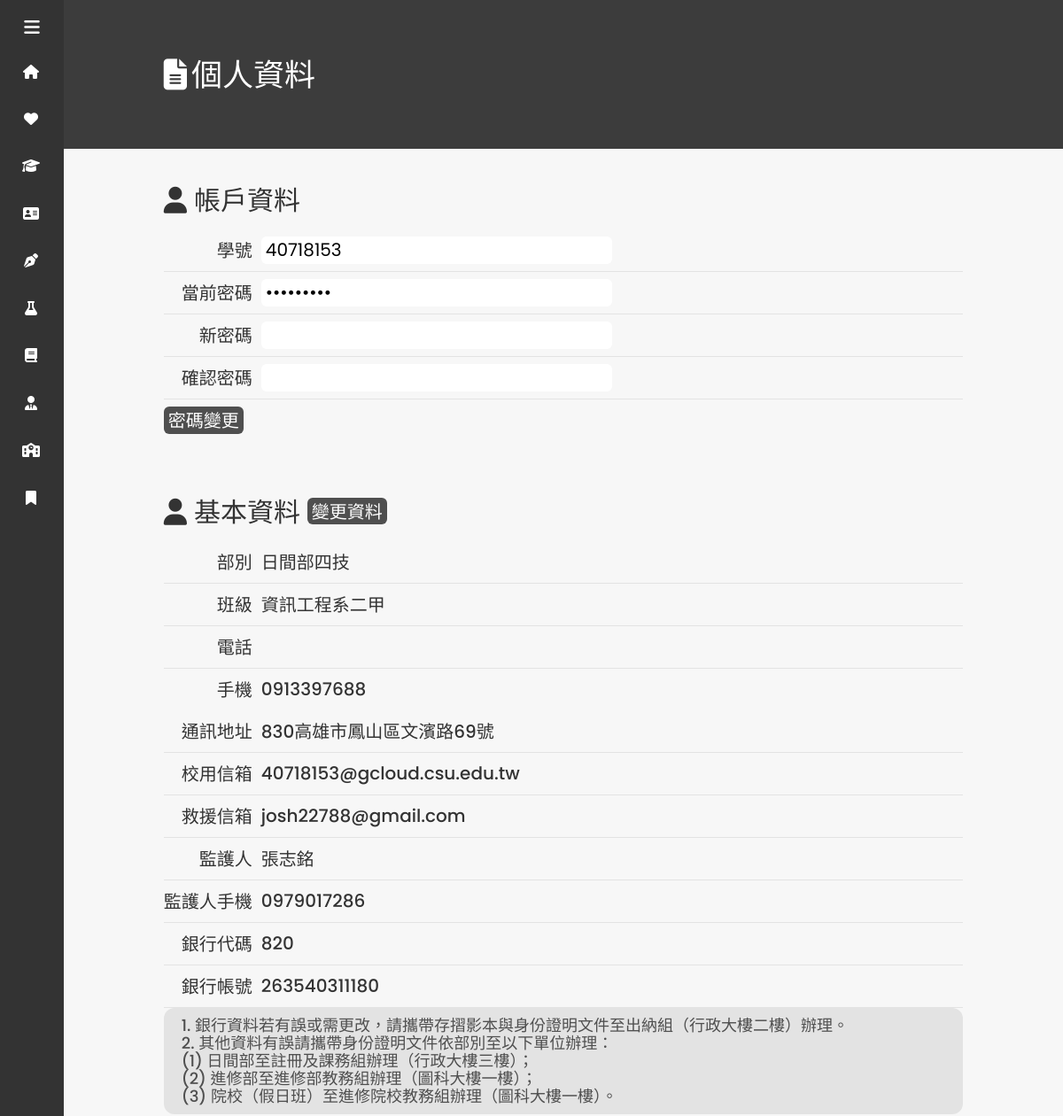
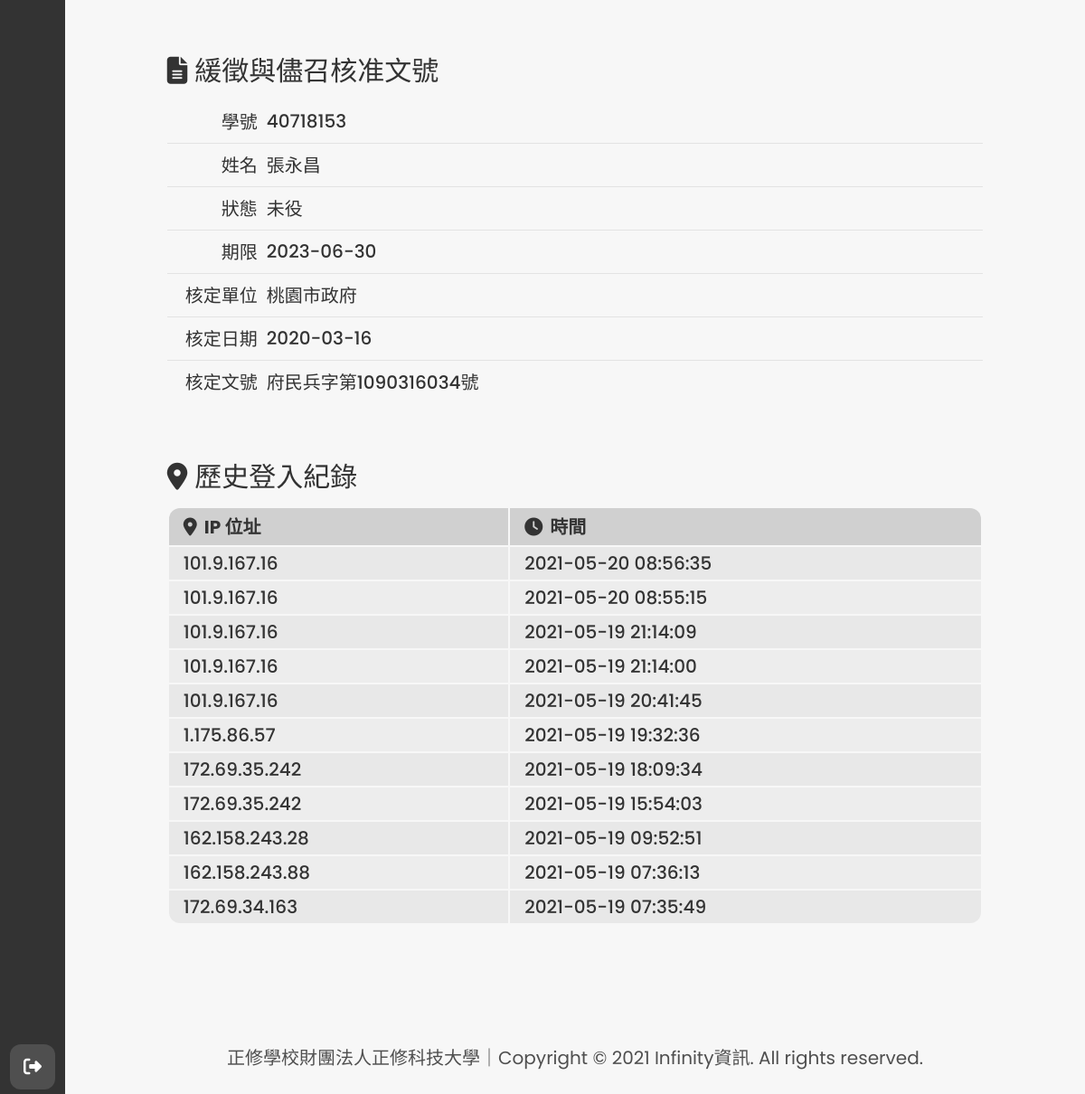
Page /st_profile.php (signed in) on the committed database (2 pictures, top to bottom).
### tables this page shows
CREATE TABLE `users` (
  `id` int(11) NOT NULL,
  `password` varchar(30) NOT NULL,
  `remember` int(11) NOT NULL DEFAULT 0
);

CREATE TABLE `students` (
  `id` int(11) NOT NULL,
  `name` varchar(10) NOT NULL,
  `gender` varchar(5) NOT NULL,
  `identity` varchar(10) NOT NULL,
  `department1` varchar(10) NOT NULL,
  `department2` varchar(15) NOT NULL,
  `grade` varchar(2) NOT NULL,
  `class` varchar(2) NOT NULL,
  `phone` varchar(10) DEFAULT NULL,
  `mobile` varchar(15) NOT NULL,
  `postal` int(11) NOT NULL,
  `address` varchar(50) NOT NULL,
  `email_s` varchar(30) NOT NULL,
  `email_p` varchar(30) DEFAULT NULL,
  `bank_id` int(11) DEFAULT NULL,
  `bank_account` varchar(20) DEFAULT NULL,
  `guardian` varchar(10) NOT NULL,
  `g_mobile` varchar(15) NOT NULL,
  `head` varchar(20) NOT NULL
);

CREATE TABLE `military` (
  `id` int(11) NOT NULL,
  `name` varchar(10) NOT NULL,
  `status` varchar(10) NOT NULL,
  `deadline` date DEFAULT NULL,
  `unit` varchar(20) NOT NULL,
  `date` date NOT NULL,
  `document` varchar(20) NOT NULL
);

### dbtools.inc.php (called while the page is built, shortened)
<?php
    function execute_sql($link, $database, $sql) {
        mysqli_select_db($link, $database) or die("開啟資料庫失敗：".mysqli_error($link));
        $result = mysqli_query($link, $sql);
        return $result;
    }
?>

### st_profile.php (the view, shortened to what this page needs)
<?php
  require_once("dbtools.inc.php");
  $id = $_COOKIE["user"];
  $link = create_connection();
  $sql = "SELECT * FROM `users` WHERE `id` = '{$id}'";
  $result = execute_sql($link, "csu_portal", $sql);
  while ($row = mysqli_fetch_assoc($result)) {
    $password = $row["password"];
  }
?>
<!DOCTYPE html>
<html lang="zh-tw">
  <head>
    <link rel="stylesheet" href="assets/css/st_profile.css">
    <link rel="stylesheet" href="assets/css/description.css">
  </head>
  <body>
    <?php include_once "sidebar.php"; ?>
    <div class="home_content">
      <header>
        <i class="fas fa-file-alt"></i>個人資料
      </header>
      <div class="text">
        <div class="table_title"><i class="fas fa-user"></i>帳戶資料</div>
        <section class="form">
          <form class="" action="<?php echo htmlspecialchars($_SERVER["PHP_SELF"]);?>" method="post">
            <div class="field">
              <label class="item">學號</label>
              <input type="text" name="id" value="<?php echo $id; ?>" readonly>
            </div>
            <div class="field input">
              <label class="item">當前密碼</label>
              <input type="password" name="password" value="<?php echo $password; ?>" readonly>
            </div>
            <div class="field input">
              <label class="item">新密碼</label>
              <input type="password" name="new_pwd" value="" style="ime-mode: disabled">
            </div>
            <div class="field input">
              <label class="item">確認密碼</label>
              <input type="password" name="pwd_confirm" value="" style="ime-mode: disabled">
            </div>
            <div class="field button">
              <input type="submit" name="submit" value="密碼變更">
            </div>
          </form>
        </section>
      </div>
      <?php
        require_once("dbtools.inc.php");
        $id = $_COOKIE["user"];
        $link = create_connection();
        $sql = "SELECT * FROM `students` WHERE `id` = '{$id}'";
        $result = execute_sql($link, "csu_portal", $sql);
        while ($row = mysqli_fetch_assoc($result)) {
          $department1 = $row["department1"];
          $department2 = $row["department2"];
          $grade = $row["grade"];
          $class = $row["class"];
          $mobile = $row["mobile"];
          $postal = $row["postal"];
          $address = $row["address"];
          $email_s = $row["email_s"];
          $email_p = $row["email_p"];
          $bank_id = $row["bank_id"];
          $bank_account = $row["bank_account"];
          $guardian = $row["guardian"];
          $g_mobile = $row["g_mobile"];
        }
      ?>
      <div class="text">
        <div class="table_title"><i class="fas fa-user"></i>基本資料 <button class="modify" onclick="location.href='modify.php'">變更資料</button></div>
        <form class="" action="#" method="post">
          <div class="field">
            <div class="item">部別</div>
            <div class="content"><?php echo $department1 ?></div>
          </div>
          <div class="field">
            <div class="item">班級</div>
            <div class="content"><?php echo $department2.$grade.$class ?></div>
          </div>
          <div class="field">
            <div class="item">電話</div>
          </div>
          <div class="field">
            <form class="" action="mobile_update.php" method="post">
              <div class="item">手機</div>
              <div class="content"><?php echo $mobile ?></div>
            </form>
          </div>
          <div class="field">
            <div class="item">通訊地址</div>
            <div class="content"><?php echo $postal.$address ?></div>
          </div>
          <div class="field">
            <div class="item">校用信箱</div>
            <div class="content"><?php echo $email_s ?></div>
          </div>
          <div class="field">
            <div class="item">救援信箱</div>
            <div class="content"><?php echo $email_p ?></div>
          </div>
          <div class="field">
            <div class="item">監護人</div>
            <div class="content"><?php echo $guardian ?></div>
          </div>
          <div class="field">
            <div class="item">監護人手機</div>
            <div class="content"><?php echo $g_mobile ?></div>
          </div>
          <div class="field">
            <div class="item">銀行代碼</div>
            <div class="content"><?php echo $bank_id ?></div>
          </div>
          <div class="field">
            <div class="item">銀行帳號</div>
            <div class="content"><?php echo $bank_account ?></div>
          </div>
        </form>
        <div class="description">
          1. 銀行資料若有誤或需更改，請攜帶存摺影本與身份證明文件至出納組（行政大樓二樓）辦理。<br>
          2. 其他資料有誤請攜帶身份證明文件依部別至以下單位辦理：<br>
          (1) 日間部至註冊及課務組辦理（行政大樓三樓）；<br>
          (2) 進修部至進修部教務組辦理（圖科大樓一樓）；<br>
          (3) 院校（假日班）至進修院校教務組辦理（圖科大樓一樓）。
        </div>
      </div>
      <?php
        require_once("dbtools.inc.php");
        $id = $_COOKIE["user"];
        $link = create_connection();
        $sql2 = "SELECT * FROM `military` WHERE `id` = '{$id}'";
        $result2 = execute_sql($link, "csu_portal", $sql2);
        while ($row = mysqli_fetch_assoc($result2)) {
          $name = $row["name"];
          $status = $row["status"];
          $deadline = $row["deadline"];
          $unit = $row["unit"];
          $date = $row["date"];
          $document = $row["document"];
        }
      ?>
      <div class="text">
        <div class="table_title"><i class="fas fa-file-alt"></i>緩徵與儘召核准文號</div>
        <div class="field">
          <div class="item">學號</div>
          <div class="content"><?php echo $id ?></div>
        </div>
        <div class="field">
          <div class="item">姓名</div>
          <div class="content"><?php echo $name ?></div>
        </div>
        <div class="field">
          <div class="item">狀態</div>
          <div class="content"><?php echo $status ?></div>
        </div>
        <div class="field">
          <div class="item">期限</div>
          <div class="content"><?php echo $deadline ?></div>
        </div>
        <div class="field">
          <div class="item">核定單位</div>
          <div class="content"><?php echo $unit ?></div>
        </div>
        <div class="field">
          <div class="item">核定日期</div>
          <div class="content"><?php echo $date ?></div>
        </div>
        <div class="field">
          <div class="item">核定文號</div>
          <div class="content"><?php echo $document ?></div>
        </div>
      </div>
      <div class="text">
        <div class="table_title"><i class="fas fa-map-marker-alt"></i>歷史登入紀錄</div>
        <div class="table ip">
          <table>
            <thead>
              <tr>
                <th><i class="fas fa-map-marker-alt"></i>IP 位址</th>
                <th><i class="fas fa-clock"></i>時間</th>
              </tr>
            </thead>
            <tbody>
              <?php
              require_once("dbtools.inc.php");
              $id = $_COOKIE["user"];
              $link = create_connection();
              $sql3 = "SELECT * FROM `login_history` WHERE `id` = '{$id}' ORDER BY `time` DESC";
              $result3 = execute_sql($link, "csu_portal", $sql3);
                if (mysqli_num_rows($result3) != 0) {
                  while ($row = mysqli_fetch_assoc($result3)) {
                    echo '<tr>';
                    echo '<td>'.$row["ip"].'</td>';
                    echo '<td>'.$row["time"].'</td>';
                    echo '</tr>';
                  }
                } else {
                  echo '<tr>';
                  echo '<td colspan="2">無登入紀錄</td>';
                  echo '</tr>';
                }
              ?>
            </tbody>
          </table>
        </div>
      </div>
    </div>
  </body>
</html>

### assets/css/main.css (style rules this page uses)
* { margin: 0; padding: 0; box-sizing: border-box; font-family: 'Poppins', sans-serif, 'Noto Sans TC'; }
body { position: relative; min-height: 100vh; width: 100%; overflow: hidden; background: #f7f7f7; }
.home_content { z-index: 1; position: absolute; height: 100vh; width: calc(100% - 72px); max-width: calc(100% - 72px); left: 72px; transition: all 0.5s ease; overflow: auto; }
header { position: relative; color: #fff; font-size: 35px; padding-top: 5%; padding-bottom: 5%; padding-left: 10%; padding-right: 10%; background: #3C3C3C; width: 100%; }
header i { margin-right: 5px; }
.home_content .text { font-size: 25px; font-weight: 500; color: #333; margin-top: 3%; margin-bottom: 5%; margin-left: 10%; padding-right: 10%; transition: all 0.5s ease; }
.home_content .text .table_title { padding-top: 3%; padding-bottom: 1%; font-size: 30px; }
.home_content .text .table_title:nth-child(1) { padding-top: 0; }
.home_content .text .table_title i { padding-right: 8px; }
.home_content .text .table { width: 100%; overflow: scroll; }
.home_content .text .table table { width: 100%; max-width: 100%; border-radius: 12px; margin-right: 2%; margin-bottom: 2%; white-space: nowrap; font-size: 20px; }
.home_content .text .table table tr:first-child th:first-child { border-top-left-radius: 12px; }
.home_content .text .table table tr:last-child td:first-child { border-bottom-left-radius: 12px; }
.home_content .text .table table tr:first-child th:last-child { border-top-right-radius: 12px; }
.home_content .text .table table tr:last-child td:last-child { border-bottom-right-radius: 12px; }
.home_content .text .table thead { text-align: left; }
.home_content .text .table tbody { text-align: left; }
.home_content .text .table thead tr { background: #D0D0D0; }
.home_content .text .table thead tr th { padding-left: 1rem; padding-right: 1rem; padding-top: 5px; padding-bottom: 5px; }
.home_content .text .table thead tr th i { padding-right: 8px; }
.home_content .text .table tbody tr:nth-child(odd) { background: #E8E8E8; }
.home_content .text .table tbody tr:nth-child(even) { background: #EDEDED; }
.home_content .text .table tbody tr td { padding-left: 1rem; padding-right: 1rem; padding-top: 3px; padding-bottom: 3px; }

### assets/css/footer.css (style rules this page uses)
.footer { bottom: 0; width: 100%; text-align: center; vertical-align: middle; height: 60px; font-size: 20px; color: #4F4F4F; padding: 5%; }
.footer a { color: #4F4F4F; text-decoration: none; outline: none; }

### assets/css/st_profile.css (style rules this page uses)
.field { width: 100%; position: relative; border-bottom: 1px #E3E3E3 solid; padding-bottom: 8px; padding-top: 8px; font-size: 20px; display: inline-flex; overflow: hidden; }
.field:nth-last-child(1) { border-bottom: none; }
.field .item { margin-right: 0.5em; display: inline-block; text-align: right; min-width: 5em; }
.field .content { display: inline-block; position: absolute; margin-left: 5.5em; white-space: nowrap; }
.field label { margin-right: 0.5em; display: inline-block; text-align: right; width: 5em; }
form input { outline: none; border: 0; border-radius: 6px; font-size: 20px; padding-left: 5px; padding-right: 5px; display: inline-block; }
.button input { text-align: center; background: #4F4F4F; color: #fff; padding-left: 5px; padding-right: 5px; cursor: pointer; font-size: 20px; }
.table_title button { background: #4F4F4F; color: #fff; border-radius: 6px; outline: none; border: 0; padding-left: 5px; padding-right: 5px; cursor: pointer; font-size: 20px; height: 30px; transform: translateY(-4px); }
.table.ip table tbody tr { white-space: nowrap; text-align: left; }

### assets/css/description.css (style rules this page uses)
.description { width: 100%; position: relative; color: #4F4F4F; padding-top: 5px; background: #E3E3E3; padding-top: 10px; padding-bottom: 10px; padding-left: 20px; padding-right: 20px; border-radius: 12px; font-size: 18px; line-height: 20px; }

### rows in the picture
students: department1 "日間部四技", department2 "資訊工程系", grade "二", class "甲", mobile "0913397688", postal "830", address "高雄市鳳山區文濱路69號", email_s "40718153@gcloud.csu.edu.tw", email_p "josh22788@gmail.com", guardian "張志銘", g_mobile "0979017286", bank "820", bank_account "263540311180"
military: name "張永昌", status "未役", deadline "2023-06-30", unit "桃園市政府", date "2020-03-16", document "府民兵字第1090316034號"

### other values in the picture
$id "40718153"
$row["ip"] "101.9.167.16"
$row["time"] "2021-05-20 08:56:35"
$row["time"] "2021-05-20 08:55:15"
$row["time"] "2021-05-19 21:14:09"
$row["time"] "2021-05-19 21:14:00"
$row["time"] "2021-05-19 20:41:45"
$row["ip"] "1.175.86.57"
$row["time"] "2021-05-19 19:32:36"
$row["ip"] "172.69.35.242"
$row["time"] "2021-05-19 18:09:34"
$row["time"] "2021-05-19 15:54:03"
$row["ip"] "162.158.243.28"
$row["time"] "2021-05-19 09:52:51"
$row["ip"] "162.158.243.88"
